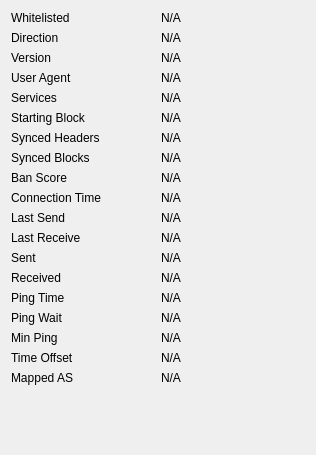
             <widget class="QWidget" name="detailWidget">
              <property name="geometry">
               <rect>
                <x>0</x>
                <y>0</y>
                <width>316</width>
                <height>455</height>
               </rect>
              </property>
              <layout class="QGridLayout" name="gridLayout_3">
               <item row="3" column="0">
                <widget class="QLabel" name="label_28">
                 <property name="text">
                  <string>User Agent</string>
                 </property>
                </widget>
               </item>
               <item row="1" column="2">
                <widget class="QLabel" name="peerDirection">
                 <property name="cursor">
                  <cursorShape>IBeamCursor</cursorShape>
                 </property>
                 <property name="text">
                  <string>N/A</string>
                 </property>
                 <property name="textFormat">
                  <enum>Qt::PlainText</enum>
                 </property>
                 <property name="textInteractionFlags">
                  <set>Qt::LinksAccessibleByMouse|Qt::TextSelectableByKeyboard|Qt::TextSelectableByMouse</set>
                 </property>
                </widget>
               </item>
               <item row="17" column="0">
                <widget class="QLabel" name="label_timeoffset">
                 <property name="text">
                  <string>Time Offset</string>
                 </property>
                </widget>
               </item>
               <item row="10" column="0">
                <widget class="QLabel" name="label_15">
                 <property name="text">
                  <string>Last Send</string>
                 </property>
                </widget>
               </item>
               <item row="10" column="2">
                <widget class="QLabel" name="peerLastSend">
                 <property name="cursor">
                  <cursorShape>IBeamCursor</cursorShape>
                 </property>
                 <property name="text">
                  <string>N/A</string>
                 </property>
                 <property name="textFormat">
                  <enum>Qt::PlainText</enum>
                 </property>
                 <property name="textInteractionFlags">
                  <set>Qt::LinksAccessibleByMouse|Qt::TextSelectableByKeyboard|Qt::TextSelectableByMouse</set>
                 </property>
                </widget>
               </item>
               <item row="11" column="0">
                <widget class="QLabel" name="label_19">
                 <property name="text">
                  <string>Last Receive</string>
                 </property>
                </widget>
               </item>
               <item row="2" column="2">
                <widget class="QLabel" name="peerVersion">
                 <property name="cursor">
                  <cursorShape>IBeamCursor</cursorShape>
                 </property>
                 <property name="text">
                  <string>N/A</string>
                 </property>
                 <property name="textFormat">
                  <enum>Qt::PlainText</enum>
                 </property>
                 <property name="textInteractionFlags">
                  <set>Qt::LinksAccessibleByMouse|Qt::TextSelectableByKeyboard|Qt::TextSelectableByMouse</set>
                 </property>
                </widget>
               </item>
               <item row="4" column="0">
                <widget class="QLabel" name="label_4">
                 <property name="text">
                  <string>Services</string>
                 </property>
                </widget>
               </item>
               <item row="5" column="0">
                <widget class="QLabel" name="label_29">
                 <property name="text">
                  <string>Starting Block</string>
                 </property>
                </widget>
               </item>
               <item row="7" column="0">
                <widget class="QLabel" name="label_25">
                 <property name="text">
                  <string>Synced Blocks</string>
                 </property>
                </widget>
               </item>
               <item row="18" column="2">
                <widget class="QLabel" name="peerMappedAS">
                 <property name="cursor">
                  <cursorShape>IBeamCursor</cursorShape>
                 </property>
                 <property name="text">
                  <string>N/A</string>
                 </property>
                 <property name="textFormat">
                  <enum>Qt::PlainText</enum>
                 </property>
                 <property name="textInteractionFlags">
                  <set>Qt::LinksAccessibleByMouse|Qt::TextSelectableByKeyboard|Qt::TextSelectableByMouse</set>
                 </property>
                </widget>
               </item>
               <item row="0" column="2">
                <widget class="QLabel" name="peerWhitelisted">
                 <property name="cursor">
                  <cursorShape>IBeamCursor</cursorShape>
                 </property>
                 <property name="text">
                  <string>N/A</string>
                 </property>
                 <property name="textFormat">
                  <enum>Qt::PlainText</enum>
                 </property>
                 <property name="textInteractionFlags">
                  <set>Qt::LinksAccessibleByMouse|Qt::TextSelectableByKeyboard|Qt::TextSelectableByMouse</set>
                 </property>
                </widget>
               </item>
               <item row="6" column="2">
                <widget class="QLabel" name="peerSyncHeight">
                 <property name="cursor">
                  <cursorShape>IBeamCursor</cursorShape>
                 </property>
                 <property name="text">
                  <string>N/A</string>
                 </property>
                 <property name="textFormat">
                  <enum>Qt::PlainText</enum>
                 </property>
                 <property name="textInteractionFlags">
                  <set>Qt::LinksAccessibleByMouse|Qt::TextSelectableByKeyboard|Qt::TextSelectableByMouse</set>
                 </property>
                </widget>
               </item>
               <item row="6" column="0">
                <widget class="QLabel" name="label_27">
                 <property name="text">
                  <string>Synced Headers</string>
                 </property>
                </widget>
               </item>
               <item row="14" column="0">
                <widget class="QLabel" name="label_26">
                 <property name="text">
                  <string>Ping Time</string>
                 </property>
                </widget>
               </item>
               <item row="14" column="2">
                <widget class="QLabel" name="peerPingTime">
                 <property name="cursor">
                  <cursorShape>IBeamCursor</cursorShape>
                 </property>
                 <property name="text">
                  <string>N/A</string>
                 </property>
                 <property name="textFormat">
                  <enum>Qt::PlainText</enum>
                 </property>
                 <property name="textInteractionFlags">
                  <set>Qt::LinksAccessibleByMouse|Qt::TextSelectableByKeyboard|Qt::TextSelectableByMouse</set>
                 </property>
                </widget>
               </item>
               <item row="15" column="0">
                <widget class="QLabel" name="peerPingWaitLabel">
                 <property name="toolTip">
                  <string>The duration of a currently outstanding ping.</string>
                 </property>
                 <property name="text">
                  <string>Ping Wait</string>
                 </property>
                </widget>
               </item>
               <item row="15" column="2">
                <widget class="QLabel" name="peerPingWait">
                 <property name="cursor">
                  <cursorShape>IBeamCursor</cursorShape>
                 </property>
                 <property name="text">
                  <string>N/A</string>
                 </property>
                 <property name="textFormat">
                  <enum>Qt::PlainText</enum>
                 </property>
                 <property name="textInteractionFlags">
                  <set>Qt::LinksAccessibleByMouse|Qt::TextSelectableByKeyboard|Qt::TextSelectableByMouse</set>
                 </property>
                </widget>
               </item>
               <item row="0" column="0">
                <widget class="QLabel" name="label_30">
                 <property name="text">
                  <string>Whitelisted</string>
                 </property>
                </widget>
               </item>
               <item row="1" column="0">
                <widget class="QLabel" name="label_23">
                 <property name="text">
                  <string>Direction</string>
                 </property>
                </widget>
               </item>
               <item row="12" column="2">
                <widget class="QLabel" name="peerBytesSent">
                 <property name="cursor">
                  <cursorShape>IBeamCursor</cursorShape>
                 </property>
                 <property name="text">
                  <string>N/A</string>
                 </property>
                 <property name="textFormat">
                  <enum>Qt::PlainText</enum>
                 </property>
                 <property name="textInteractionFlags">
                  <set>Qt::LinksAccessibleByMouse|Qt::TextSelectableByKeyboard|Qt::TextSelectableByMouse</set>
                 </property>
                </widget>
               </item>
               <item row="13" column="0">
                <widget class="QLabel" name="label_20">
                 <property name="text">
                  <string>Received</string>
                 </property>
                </widget>
               </item>
               <item row="13" column="2">
                <widget class="QLabel" name="peerBytesRecv">
                 <property name="cursor">
                  <cursorShape>IBeamCursor</cursorShape>
                 </property>
                 <property name="text">
                  <string>N/A</string>
                 </property>
                 <property name="textFormat">
                  <enum>Qt::PlainText</enum>
                 </property>
                 <property name="textInteractionFlags">
                  <set>Qt::LinksAccessibleByMouse|Qt::TextSelectableByKeyboard|Qt::TextSelectableByMouse</set>
                 </property>
                </widget>
               </item>
               <item row="11" column="2">
                <widget class="QLabel" name="peerLastRecv">
                 <property name="cursor">
                  <cursorShape>IBeamCursor</cursorShape>
                 </property>
                 <property name="text">
                  <string>N/A</string>
                 </property>
                 <property name="textFormat">
                  <enum>Qt::PlainText</enum>
                 </property>
                 <property name="textInteractionFlags">
                  <set>Qt::LinksAccessibleByMouse|Qt::TextSelectableByKeyboard|Qt::TextSelectableByMouse</set>
                 </property>
                </widget>
               </item>
               <item row="12" column="0">
                <widget class="QLabel" name="label_18">
                 <property name="text">
                  <string>Sent</string>
                 </property>
                </widget>
               </item>
               <item row="16" column="0">
                <widget class="QLabel" name="peerMinPingLabel">
                 <property name="text">
                  <string>Min Ping</string>
                 </property>
                </widget>
               </item>
               <item row="16" column="2">
                <widget class="QLabel" name="peerMinPing">
                 <property name="cursor">
                  <cursorShape>IBeamCursor</cursorShape>
                 </property>
                 <property name="text">
                  <string>N/A</string>
                 </property>
                 <property name="textFormat">
                  <enum>Qt::PlainText</enum>
                 </property>
                 <property name="textInteractionFlags">
                  <set>Qt::LinksAccessibleByMouse|Qt::TextSelectableByKeyboard|Qt::TextSelectableByMouse</set>
                 </property>
                </widget>
               </item>
               <item row="9" column="0">
                <widget class="QLabel" name="label_22">
                 <property name="text">
                  <string>Connection Time</string>
                 </property>
                </widget>
               </item>
               <item row="9" column="2">
                <widget class="QLabel" name="peerConnTime">
                 <property name="cursor">
                  <cursorShape>IBeamCursor</cursorShape>
                 </property>
                 <property name="text">
                  <string>N/A</string>
                 </property>
                 <property name="textFormat">
                  <enum>Qt::PlainText</enum>
                 </property>
                 <property name="textInteractionFlags">
                  <set>Qt::LinksAccessibleByMouse|Qt::TextSelectableByKeyboard|Qt::TextSelectableByMouse</set>
                 </property>
                </widget>
               </item>
               <item row="7" column="2">
                <widget class="QLabel" name="peerCommonHeight">
                 <property name="cursor">
                  <cursorShape>IBeamCursor</cursorShape>
                 </property>
                 <property name="text">
                  <string>N/A</string>
                 </property>
                 <property name="textFormat">
                  <enum>Qt::PlainText</enum>
                 </property>
                 <property name="textInteractionFlags">
                  <set>Qt::LinksAccessibleByMouse|Qt::TextSelectableByKeyboard|Qt::TextSelectableByMouse</set>
                 </property>
                </widget>
               </item>
               <item row="8" column="2">
                <widget class="QLabel" name="peerBanScore">
                 <property name="cursor">
                  <cursorShape>IBeamCursor</cursorShape>
                 </property>
                 <property name="text">
                  <string>N/A</string>
                 </property>
                 <property name="textFormat">
                  <enum>Qt::PlainText</enum>
                 </property>
                 <property name="textInteractionFlags">
                  <set>Qt::LinksAccessibleByMouse|Qt::TextSelectableByKeyboard|Qt::TextSelectableByMouse</set>
                 </property>
                </widget>
               </item>
               <item row="17" column="2">
                <widget class="QLabel" name="timeoffset">
                 <property name="cursor">
                  <cursorShape>IBeamCursor</cursorShape>
                 </property>
                 <property name="text">
                  <string>N/A</string>
                 </property>
                 <property name="textFormat">
                  <enum>Qt::PlainText</enum>
                 </property>
                 <property name="textInteractionFlags">
                  <set>Qt::LinksAccessibleByMouse|Qt::TextSelectableByKeyboard|Qt::TextSelectableByMouse</set>
                 </property>
                </widget>
               </item>
               <item row="18" column="0">
                <widget class="QLabel" name="peerMappedASLabel">
                 <property name="toolTip">
                  <string>The mapped Autonomous System used for diversifying peer selection.</string>
                 </property>
                 <property name="text">
                  <string>Mapped AS</string>
                 </property>
                </widget>
               </item>
               <item row="8" column="0">
                <widget class="QLabel" name="label_24">
                 <property name="text">
                  <string>Ban Score</string>
                 </property>
                </widget>
               </item>
               <item row="5" column="2">
                <widget class="QLabel" name="peerHeight">
                 <property name="cursor">
                  <cursorShape>IBeamCursor</cursorShape>
                 </property>
                 <property name="text">
                  <string>N/A</string>
                 </property>
                 <property name="textFormat">
                  <enum>Qt::PlainText</enum>
                 </property>
                 <property name="textInteractionFlags">
                  <set>Qt::LinksAccessibleByMouse|Qt::TextSelectableByKeyboard|Qt::TextSelectableByMouse</set>
                 </property>
                </widget>
               </item>
               <item row="3" column="2">
                <widget class="QLabel" name="peerSubversion">
                 <property name="cursor">
                  <cursorShape>IBeamCursor</cursorShape>
                 </property>
                 <property name="text">
                  <string>N/A</string>
                 </property>
                 <property name="textFormat">
                  <enum>Qt::PlainText</enum>
                 </property>
                 <property name="textInteractionFlags">
                  <set>Qt::LinksAccessibleByMouse|Qt::TextSelectableByKeyboard|Qt::TextSelectableByMouse</set>
                 </property>
                </widget>
               </item>
               <item row="4" column="2">
                <widget class="QLabel" name="peerServices">
                 <property name="cursor">
                  <cursorShape>IBeamCursor</cursorShape>
                 </property>
                 <property name="text">
                  <string>N/A</string>
                 </property>
                 <property name="textFormat">
                  <enum>Qt::PlainText</enum>
                 </property>
                 <property name="textInteractionFlags">
                  <set>Qt::LinksAccessibleByMouse|Qt::TextSelectableByKeyboard|Qt::TextSelectableByMouse</set>
                 </property>
                </widget>
               </item>
               <item row="2" column="0">
                <widget class="QLabel" name="label_21">
                 <property name="text">
                  <string>Version</string>
                 </property>
                </widget>
               </item>
               <item row="19" column="0">
                <spacer name="verticalSpacer_3">
                 <property name="orientation">
                  <enum>Qt::Vertical</enum>
                 </property>
                 <property name="sizeHint" stdset="0">
                  <size>
                   <width>75</width>
                   <height>14</height>
                  </size>
                 </property>
                </spacer>
               </item>
              </layout>
             </widget>
